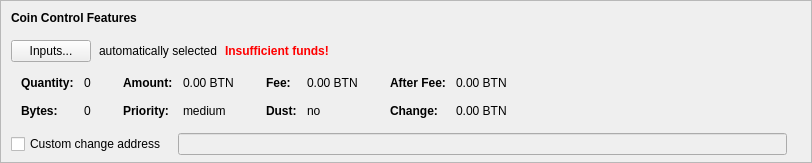
    <widget class="QFrame" name="frameCoinControl">
     <property name="sizePolicy">
      <sizepolicy hsizetype="Expanding" vsizetype="Expanding">
       <horstretch>0</horstretch>
       <verstretch>0</verstretch>
      </sizepolicy>
     </property>
     <property name="maximumSize">
      <size>
       <width>16777215</width>
       <height>16777215</height>
      </size>
     </property>
     <property name="frameShape">
      <enum>QFrame::StyledPanel</enum>
     </property>
     <property name="frameShadow">
      <enum>QFrame::Sunken</enum>
     </property>
     <layout class="QVBoxLayout" name="verticalLayoutCoinControl2">
      <property name="spacing">
       <number>0</number>
      </property>
      <property name="leftMargin">
       <number>0</number>
      </property>
      <property name="topMargin">
       <number>0</number>
      </property>
      <property name="rightMargin">
       <number>0</number>
      </property>
      <property name="bottomMargin">
       <number>6</number>
      </property>
      <item>
       <layout class="QVBoxLayout" name="verticalLayoutCoinControl" stretch="0,0,0,0,1">
        <property name="spacing">
         <number>0</number>
        </property>
        <property name="leftMargin">
         <number>10</number>
        </property>
        <property name="topMargin">
         <number>10</number>
        </property>
        <item>
         <layout class="QHBoxLayout" name="horizontalLayoutCoinControl1">
          <property name="bottomMargin">
           <number>15</number>
          </property>
          <item>
           <widget class="QLabel" name="labelCoinControlFeatures">
            <property name="sizePolicy">
             <sizepolicy hsizetype="Preferred" vsizetype="Maximum">
              <horstretch>0</horstretch>
              <verstretch>0</verstretch>
             </sizepolicy>
            </property>
            <property name="font">
             <font>
              <weight>75</weight>
              <bold>true</bold>
             </font>
            </property>
            <property name="styleSheet">
             <string notr="true">font-weight:bold;</string>
            </property>
            <property name="text">
             <string>Coin Control Features</string>
            </property>
           </widget>
          </item>
         </layout>
        </item>
        <item>
         <layout class="QHBoxLayout" name="horizontalLayoutCoinControl2" stretch="0,0,0,0">
          <property name="spacing">
           <number>8</number>
          </property>
          <property name="bottomMargin">
           <number>10</number>
          </property>
          <item>
           <widget class="QPushButton" name="pushButtonCoinControl">
            <property name="styleSheet">
             <string notr="true"/>
            </property>
            <property name="text">
             <string>Inputs...</string>
            </property>
            <property name="autoDefault">
             <bool>false</bool>
            </property>
           </widget>
          </item>
          <item>
           <widget class="QLabel" name="labelCoinControlAutomaticallySelected">
            <property name="text">
             <string>automatically selected</string>
            </property>
            <property name="margin">
             <number>5</number>
            </property>
           </widget>
          </item>
          <item>
           <widget class="QLabel" name="labelCoinControlInsuffFunds">
            <property name="font">
             <font>
              <weight>75</weight>
              <bold>true</bold>
             </font>
            </property>
            <property name="styleSheet">
             <string notr="true">color:red;font-weight:bold;</string>
            </property>
            <property name="text">
             <string>Insufficient funds!</string>
            </property>
            <property name="margin">
             <number>5</number>
            </property>
           </widget>
          </item>
          <item>
           <spacer name="horizontalSpacerCoinControl">
            <property name="orientation">
             <enum>Qt::Horizontal</enum>
            </property>
            <property name="sizeHint" stdset="0">
             <size>
              <width>40</width>
              <height>1</height>
             </size>
            </property>
           </spacer>
          </item>
         </layout>
        </item>
        <item>
         <widget class="QWidget" name="widgetCoinControl" native="true">
          <property name="sizePolicy">
           <sizepolicy hsizetype="Preferred" vsizetype="Preferred">
            <horstretch>0</horstretch>
            <verstretch>0</verstretch>
           </sizepolicy>
          </property>
          <property name="minimumSize">
           <size>
            <width>0</width>
            <height>0</height>
           </size>
          </property>
          <property name="styleSheet">
           <string notr="true"/>
          </property>
          <layout class="QHBoxLayout" name="horizontalLayoutCoinControl5">
           <property name="leftMargin">
            <number>0</number>
           </property>
           <property name="topMargin">
            <number>0</number>
           </property>
           <property name="rightMargin">
            <number>0</number>
           </property>
           <property name="bottomMargin">
            <number>0</number>
           </property>
           <item>
            <layout class="QHBoxLayout" name="horizontalLayoutCoinControl3" stretch="0,0,0,1">
             <property name="spacing">
              <number>20</number>
             </property>
             <property name="topMargin">
              <number>0</number>
             </property>
             <property name="bottomMargin">
              <number>10</number>
             </property>
             <item>
              <layout class="QFormLayout" name="formLayoutCoinControl1">
               <property name="horizontalSpacing">
                <number>10</number>
               </property>
               <property name="verticalSpacing">
                <number>14</number>
               </property>
               <property name="leftMargin">
                <number>10</number>
               </property>
               <property name="topMargin">
                <number>4</number>
               </property>
               <property name="rightMargin">
                <number>6</number>
               </property>
               <item row="0" column="0">
                <widget class="QLabel" name="labelCoinControlQuantityText">
                 <property name="font">
                  <font>
                   <weight>75</weight>
                   <bold>true</bold>
                  </font>
                 </property>
                 <property name="text">
                  <string>Quantity:</string>
                 </property>
                 <property name="margin">
                  <number>0</number>
                 </property>
                </widget>
               </item>
               <item row="0" column="1">
                <widget class="QLabel" name="labelCoinControlQuantity">
                 <property name="cursor">
                  <cursorShape>IBeamCursor</cursorShape>
                 </property>
                 <property name="contextMenuPolicy">
                  <enum>Qt::ActionsContextMenu</enum>
                 </property>
                 <property name="text">
                  <string notr="true">0</string>
                 </property>
                 <property name="margin">
                  <number>0</number>
                 </property>
                 <property name="textInteractionFlags">
                  <set>Qt::LinksAccessibleByMouse|Qt::TextSelectableByKeyboard|Qt::TextSelectableByMouse</set>
                 </property>
                </widget>
               </item>
               <item row="1" column="0">
                <widget class="QLabel" name="labelCoinControlBytesText">
                 <property name="font">
                  <font>
                   <weight>75</weight>
                   <bold>true</bold>
                  </font>
                 </property>
                 <property name="text">
                  <string>Bytes:</string>
                 </property>
                </widget>
               </item>
               <item row="1" column="1">
                <widget class="QLabel" name="labelCoinControlBytes">
                 <property name="cursor">
                  <cursorShape>IBeamCursor</cursorShape>
                 </property>
                 <property name="contextMenuPolicy">
                  <enum>Qt::ActionsContextMenu</enum>
                 </property>
                 <property name="text">
                  <string notr="true">0</string>
                 </property>
                 <property name="textInteractionFlags">
                  <set>Qt::LinksAccessibleByMouse|Qt::TextSelectableByKeyboard|Qt::TextSelectableByMouse</set>
                 </property>
                </widget>
               </item>
              </layout>
             </item>
             <item>
              <layout class="QFormLayout" name="formLayoutCoinControl2">
               <property name="horizontalSpacing">
                <number>10</number>
               </property>
               <property name="verticalSpacing">
                <number>14</number>
               </property>
               <property name="leftMargin">
                <number>6</number>
               </property>
               <property name="topMargin">
                <number>4</number>
               </property>
               <property name="rightMargin">
                <number>6</number>
               </property>
               <item row="0" column="0">
                <widget class="QLabel" name="labelCoinControlAmountText">
                 <property name="font">
                  <font>
                   <weight>75</weight>
                   <bold>true</bold>
                  </font>
                 </property>
                 <property name="text">
                  <string>Amount:</string>
                 </property>
                 <property name="margin">
                  <number>0</number>
                 </property>
                </widget>
               </item>
               <item row="0" column="1">
                <widget class="QLabel" name="labelCoinControlAmount">
                 <property name="cursor">
                  <cursorShape>IBeamCursor</cursorShape>
                 </property>
                 <property name="contextMenuPolicy">
                  <enum>Qt::ActionsContextMenu</enum>
                 </property>
                 <property name="text">
                  <string notr="true">0.00 BTN</string>
                 </property>
                 <property name="textInteractionFlags">
                  <set>Qt::LinksAccessibleByMouse|Qt::TextSelectableByKeyboard|Qt::TextSelectableByMouse</set>
                 </property>
                </widget>
               </item>
               <item row="1" column="0">
                <widget class="QLabel" name="labelCoinControlPriorityText">
                 <property name="font">
                  <font>
                   <weight>75</weight>
                   <bold>true</bold>
                  </font>
                 </property>
                 <property name="text">
                  <string>Priority:</string>
                 </property>
                </widget>
               </item>
               <item row="1" column="1">
                <widget class="QLabel" name="labelCoinControlPriority">
                 <property name="cursor">
                  <cursorShape>IBeamCursor</cursorShape>
                 </property>
                 <property name="contextMenuPolicy">
                  <enum>Qt::ActionsContextMenu</enum>
                 </property>
                 <property name="text">
                  <string>medium</string>
                 </property>
                 <property name="textInteractionFlags">
                  <set>Qt::LinksAccessibleByMouse|Qt::TextSelectableByKeyboard|Qt::TextSelectableByMouse</set>
                 </property>
                </widget>
               </item>
              </layout>
             </item>
             <item>
              <layout class="QFormLayout" name="formLayoutCoinControl3">
               <property name="horizontalSpacing">
                <number>10</number>
               </property>
               <property name="verticalSpacing">
                <number>14</number>
               </property>
               <property name="leftMargin">
                <number>6</number>
               </property>
               <property name="topMargin">
                <number>4</number>
               </property>
               <property name="rightMargin">
                <number>6</number>
               </property>
               <item row="0" column="0">
                <widget class="QLabel" name="labelCoinControlFeeText">
                 <property name="font">
                  <font>
                   <weight>75</weight>
                   <bold>true</bold>
                  </font>
                 </property>
                 <property name="text">
                  <string>Fee:</string>
                 </property>
                 <property name="margin">
                  <number>0</number>
                 </property>
                </widget>
               </item>
               <item row="0" column="1">
                <widget class="QLabel" name="labelCoinControlFee">
                 <property name="cursor">
                  <cursorShape>IBeamCursor</cursorShape>
                 </property>
                 <property name="contextMenuPolicy">
                  <enum>Qt::ActionsContextMenu</enum>
                 </property>
                 <property name="text">
                  <string notr="true">0.00 BTN</string>
                 </property>
                 <property name="textInteractionFlags">
                  <set>Qt::LinksAccessibleByMouse|Qt::TextSelectableByKeyboard|Qt::TextSelectableByMouse</set>
                 </property>
                </widget>
               </item>
               <item row="1" column="0">
                <widget class="QLabel" name="labelCoinControlLowOutputText">
                 <property name="font">
                  <font>
                   <weight>75</weight>
                   <bold>true</bold>
                  </font>
                 </property>
                 <property name="text">
                  <string>Dust:</string>
                 </property>
                </widget>
               </item>
               <item row="1" column="1">
                <widget class="QLabel" name="labelCoinControlLowOutput">
                 <property name="cursor">
                  <cursorShape>IBeamCursor</cursorShape>
                 </property>
                 <property name="contextMenuPolicy">
                  <enum>Qt::ActionsContextMenu</enum>
                 </property>
                 <property name="text">
                  <string>no</string>
                 </property>
                 <property name="textInteractionFlags">
                  <set>Qt::LinksAccessibleByMouse|Qt::TextSelectableByKeyboard|Qt::TextSelectableByMouse</set>
                 </property>
                </widget>
               </item>
              </layout>
             </item>
             <item>
              <layout class="QFormLayout" name="formLayoutCoinControl4">
               <property name="horizontalSpacing">
                <number>10</number>
               </property>
               <property name="verticalSpacing">
                <number>14</number>
               </property>
               <property name="leftMargin">
                <number>6</number>
               </property>
               <property name="topMargin">
                <number>4</number>
               </property>
               <property name="rightMargin">
                <number>6</number>
               </property>
               <item row="0" column="0">
                <widget class="QLabel" name="labelCoinControlAfterFeeText">
                 <property name="font">
                  <font>
                   <weight>75</weight>
                   <bold>true</bold>
                  </font>
                 </property>
                 <property name="text">
                  <string>After Fee:</string>
                 </property>
                 <property name="margin">
                  <number>0</number>
                 </property>
                </widget>
               </item>
               <item row="0" column="1">
                <widget class="QLabel" name="labelCoinControlAfterFee">
                 <property name="cursor">
                  <cursorShape>IBeamCursor</cursorShape>
                 </property>
                 <property name="contextMenuPolicy">
                  <enum>Qt::ActionsContextMenu</enum>
                 </property>
                 <property name="text">
                  <string notr="true">0.00 BTN</string>
                 </property>
                 <property name="textInteractionFlags">
                  <set>Qt::LinksAccessibleByMouse|Qt::TextSelectableByKeyboard|Qt::TextSelectableByMouse</set>
                 </property>
                </widget>
               </item>
               <item row="1" column="0">
                <widget class="QLabel" name="labelCoinControlChangeText">
                 <property name="font">
                  <font>
                   <weight>75</weight>
                   <bold>true</bold>
                  </font>
                 </property>
                 <property name="text">
                  <string>Change:</string>
                 </property>
                </widget>
               </item>
               <item row="1" column="1">
                <widget class="QLabel" name="labelCoinControlChange">
                 <property name="cursor">
                  <cursorShape>IBeamCursor</cursorShape>
                 </property>
                 <property name="contextMenuPolicy">
                  <enum>Qt::ActionsContextMenu</enum>
                 </property>
                 <property name="text">
                  <string notr="true">0.00 BTN</string>
                 </property>
                 <property name="textInteractionFlags">
                  <set>Qt::LinksAccessibleByMouse|Qt::TextSelectableByKeyboard|Qt::TextSelectableByMouse</set>
                 </property>
                </widget>
               </item>
              </layout>
             </item>
            </layout>
           </item>
          </layout>
         </widget>
        </item>
        <item>
         <layout class="QHBoxLayout" name="horizontalLayoutCoinControl4" stretch="0,0,0">
          <property name="spacing">
           <number>12</number>
          </property>
          <property name="sizeConstraint">
           <enum>QLayout::SetDefaultConstraint</enum>
          </property>
          <property name="topMargin">
           <number>5</number>
          </property>
          <property name="rightMargin">
           <number>5</number>
          </property>
          <item>
           <widget class="QCheckBox" name="checkBoxCoinControlChange">
            <property name="toolTip">
             <string>If this is activated, but the change address is empty or invalid, change will be sent to a newly generated address.</string>
            </property>
            <property name="text">
             <string>Custom change address</string>
            </property>
           </widget>
          </item>
          <item>
           <widget class="QValidatedLineEdit" name="lineEditCoinControlChange">
            <property name="enabled">
             <bool>false</bool>
            </property>
            <property name="sizePolicy">
             <sizepolicy hsizetype="Expanding" vsizetype="Fixed">
              <horstretch>0</horstretch>
              <verstretch>0</verstretch>
             </sizepolicy>
            </property>
           </widget>
          </item>
          <item>
           <widget class="QLabel" name="labelCoinControlChangeLabel">
            <property name="sizePolicy">
             <sizepolicy hsizetype="Preferred" vsizetype="Expanding">
              <horstretch>0</horstretch>
              <verstretch>0</verstretch>
             </sizepolicy>
            </property>
            <property name="minimumSize">
             <size>
              <width>0</width>
              <height>0</height>
             </size>
            </property>
            <property name="text">
             <string/>
            </property>
            <property name="margin">
             <number>3</number>
            </property>
           </widget>
          </item>
         </layout>
        </item>
        <item>
         <spacer name="verticalSpacerCoinControl">
          <property name="orientation">
           <enum>Qt::Vertical</enum>
          </property>
          <property name="sizeHint" stdset="0">
           <size>
            <width>800</width>
            <height>1</height>
           </size>
          </property>
         </spacer>
        </item>
       </layout>
      </item>
     </layout>
    </widget>
